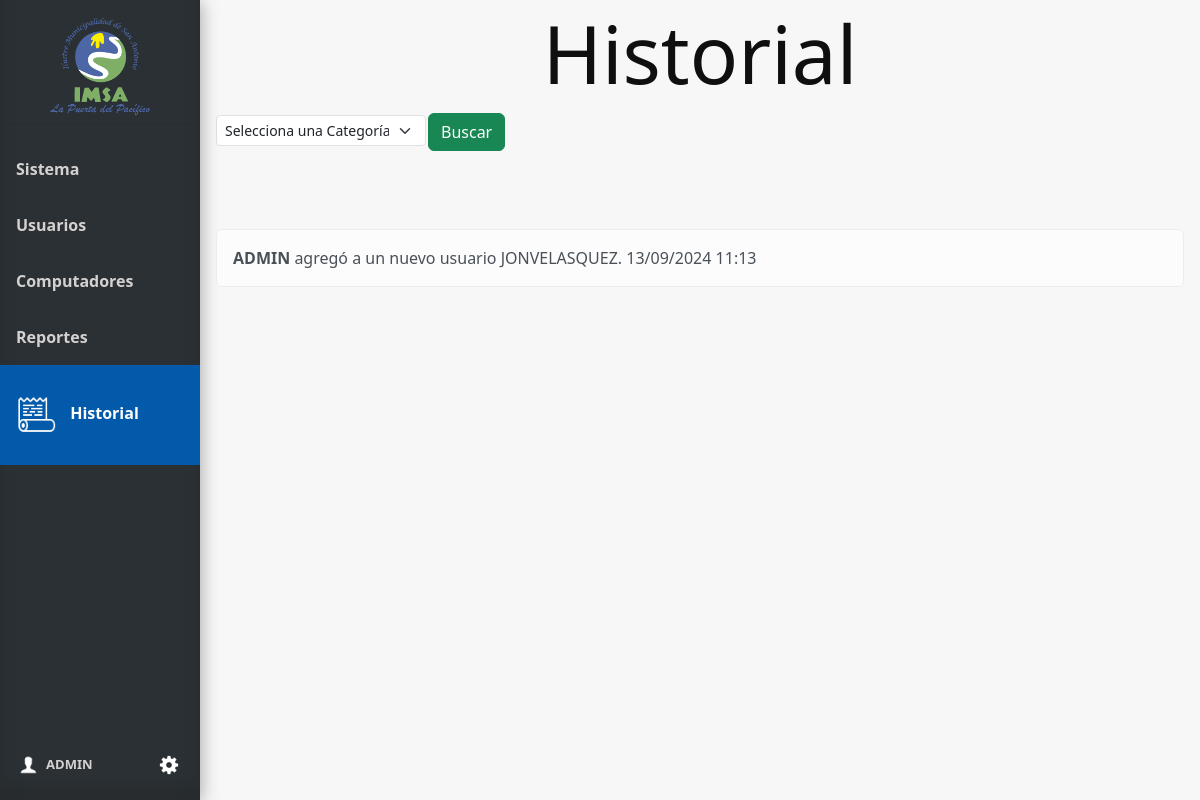
/historial (signed in), run on an earlier commit of the app's database.
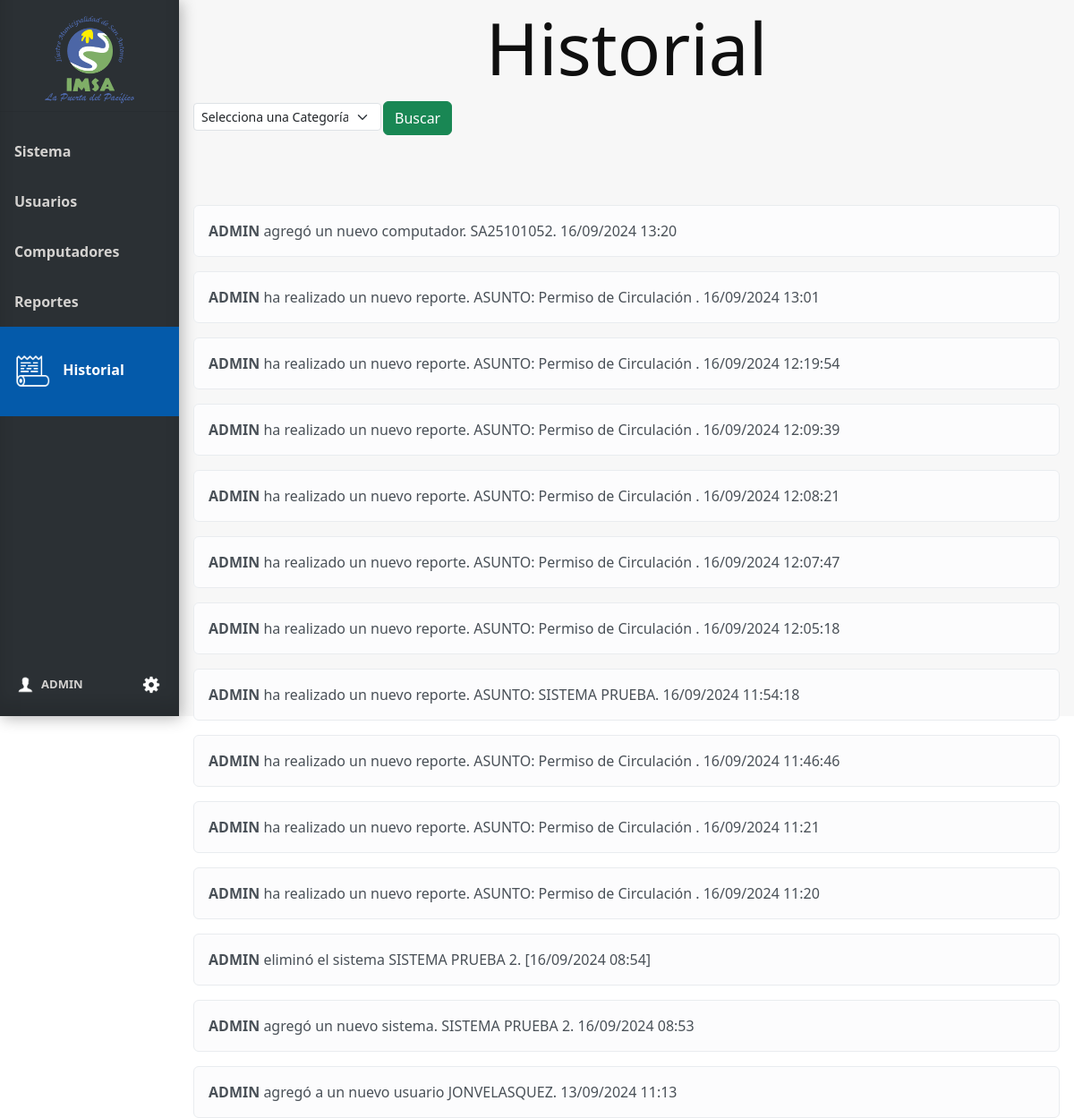
And on a later commit of the database.
### tables this page shows
CREATE TABLE Usuario (
    Id_usuario INTEGER PRIMARY KEY AUTOINCREMENT,
    Nombre_user VARCHAR(100),
    Email VARCHAR(100),
    Psw VARCHAR(100)
);

CREATE TABLE Historial (
    Id_historial INTEGER PRIMARY KEY AUTOINCREMENT,
    usuario_historial VARCHAR(100),
    descripcion VARCHAR(100),
    fecha VARCHAR(100),
    id_categoria INTEGER,
    FOREIGN KEY (id_categoria) REFERENCES Categoria_Historial(id_categoria)
);

### app.py (the view, shortened to what this page needs)
@app.route('/historial', methods=['GET'])
@login_required
def historial():
    conn = get_db_connection()
    try:
        categoria_id = request.args.get('categoria')
        categorias = conn.execute("SELECT * FROM Categoria_historial").fetchall()
        registros = conn.execute("SELECT * FROM Historial ORDER BY fecha DESC").fetchall()
        return render_template('historial.html', registros=registros, categorias=categorias,  user=current_user)
    except Exception as e:
        flash(f"Error: {str(e)}", "danger")
    finally:
        conn.close()

### app.py (called while the page is built)
@login_manager.user_loader
def load_user(user_id):
    return Usuario.get_by_id(user_id)

def get_db_connection():
    conn = sqlite3.connect('database.db')
    conn.row_factory = sqlite3.Row
    return conn

### model.py (called while the page is built)
def get_db_connection():
    conn = sqlite3.connect('database.db')
    conn.row_factory = sqlite3.Row
    return conn

    @staticmethod
    def get_by_id(id_usuario):
        conn = get_db_connection()
        user_data = conn.execute('SELECT * FROM Usuario WHERE Id_usuario = ?', (id_usuario,)).fetchone()
        conn.close()
        if user_data:
            return Usuario(user_data['Id_usuario'], user_data['Nombre_user'], user_data['Email'], user_data['psw'])
        return None

### templates/historial.html (shortened to what this page needs)
{% extends 'base.html' %}
{% block content %}
<h1 class="block-effect" style="--td:0.3s">
    <div class="block-reveal" style="--bc: #2b3034; --d: 0.5s">Historial</div>
</h1>
<div class="head">
    <form method="get" action="{{ url_for('historial') }}" id="filtro-form">
        <div class="doble-filtro-sistema">
            <div>
                <div class="filtro">
                    <select class="form-select form-select-sm" name="categoria" aria-label="Selecciona una Categoría">
                        <option value="">Selecciona una Categoría</option>
                    </select>
                </div>
            </div>
            <button class="btn btn-success" type="button" id="filtro-boton">Buscar</button>
        </div>
    </form>
</div>
{% if registros or historial_data %}
<div class="mt-3">
    {% for registro in (registros or historial_data) %}
    <div class="alert alert-light" role="alert">
        <strong>{{ registro['usuario_historial'] }}</strong> {{ registro['descripcion'] }}
    </div>
    {% endfor %}
</div>
{% else %}
<div class="alert alert-danger" role="alert">
    No existen registros.
</div>
{% endif %}
{% endblock %}

### templates/base.html (shortened to what this page needs)
<!doctype html>
<html lang="es">
<head>
  <link rel="stylesheet" href="{{ url_for('static', filename='css/style_base.css') }}">
  <link href="https://cdn.jsdelivr.net/npm/bootstrap@5.3.3/dist/css/bootstrap.min.css" rel="stylesheet"
>
</head>
<body>
  <div class="sidebar" style="display: flex; flex-direction: column; height: 100vh;">
    <div class="tituloMenu">
      <img src="{{ url_for('static', filename='img/logo.png') }}" alt="Logo-IMSA" width="100px">
    </div>
    <hr>
    <a href="{{ url_for('index') }}" class="slide_right {% if request.endpoint == 'index' %}active{% endif %}">
      <b>Sistema</b>
    </a>
    <a href="{{ url_for('usuarios') }}" class="slide_right {% if request.endpoint == 'usuarios' %}active{% endif %}">
      <b>Usuarios</b>
    </a>
    <a href="{{ url_for('computadores') }}"
      class="slide_right {% if request.endpoint == 'computadores' %}active{% endif %}">
      <b>Computadores</b>
    </a>
    <a href="{{ url_for('reportes') }}" class="slide_right {% if request.endpoint == 'reportes' %}active{% endif %}">
      <b>Reportes</b>
    </a>
    <a href="{{ url_for('historial') }}" class="slide_right {% if request.endpoint == 'historial' %}active{% endif %}">
      <img id="icon-historial" class="menu-icon {% if request.endpoint == 'historial' %}show{% endif %}"
        src="{{ url_for('static', filename='img/icon-historial.png') }}" alt="icon-documentos">
      <b>Historial</b>
    </a>
    <div class="menuAbajo">
      <div class="bodyCuenta">
        <a href="{{ url_for('logout') }}" id="cuenta">
          <img src="{{ url_for('static', filename='img/icon-usuario.png') }}" alt="" width="20px"><b style="font-size: small;">{{ user.nombre_usuario}}</b>
        </a>
      </div>
      <div class="ajustes">
        <a href="{{ url_for('ajustes') }}"> <img id="icon-ajuste" src="{{ url_for('static', filename='img/icon-ajuste.png') }}" alt="logoAjuste"></a>
      </div>
    </div>
  </div>
  <div class="content">
    {% block content %}
    {% endblock %}
  </div>
</body>
</html>

### static/css/style_base.css (style rules this page uses)
body { margin: 0; font-family: "Lato", sans-serif; background-color: #2b3034; height: 100vh; }
.content { background-color: #f7f7f7; height: 100vh; }
*, *::before, *::after { margin: 0; padding: 0; box-sizing: border-box; }
body { font-family: -apple-system, BlinkMacSystemFont, 'Segoe UI', Roboto, Oxygen, Ubuntu, Cantarell, 'Open Sans', 'Helvetica Neue', sans-serif; }
.block-effect { font-size: calc(8px + 6vw); }
.block-reveal { --t: calc(var(--td) + var(--d)); color: transparent; padding: 4px; position: relative; overflow: hidden; animation: revealBlock 0s var(--t) forwards; }
.block-reveal::after { content: ''; width: 0%; height: 100%; padding-bottom: 4px; position: absolute; top: 0; left: 0; background: var(--bc); animation: revealingIn var(--td) var(--d) forwards, revealingOut var(--td) var(--t) forwards; }
h1 { text-align: center; }
.tituloMenu { display: flex; flex-direction: column; margin-top: 10px; margin-bottom: 10px; align-items: center; height: 11%; }
.sidebar { margin: 0; padding: 0; width: 200px; background-color: #2b3034; position: fixed; height: 100%; overflow: auto; box-shadow: inset 0 -1em 1em rgba(0, 0, 0, 0.1), 0.1em 0.1em 1em rgba(0, 0, 0, 0.3); }
.sidebar > a { display: flex; align-items: center; color: #d4d2d0; padding: 16px; text-decoration: none; display: inline-block; cursor: pointer; box-shadow: inset 0 0 0 0 #00213e; -webkit-transition: ease-out 0.4s; -moz-transition: ease-out 0.4s; transition: ease-out 0.4s; }
.sidebar > a.active { background-color: #045aaa; color: white; padding-top: 15%; padding-bottom: 15%; }
div.content { margin-left: 200px; padding: 1px 16px; height: 100%; }
.menu-icon { display: none; width: 40px; margin-right: 10px; }
.sidebar a.active .menu-icon, .sidebar a:hover .menu-icon { display: inline-block; }
.menuAbajo { display: flex; margin-top: auto; color: #d4d2d0; padding: 16px 16px 25px 16px; justify-content: space-around; }
.menuAbajo a { color: #d4d2d0; text-decoration: none; cursor: pointer; }
.bodyCuenta { width: 80%; display: flex; justify-content: start; align-content: center; }
#cuenta { display: flex; justify-content: start; margin-top: auto; }
#cuenta img { margin-right: 8px; }
.ajustes { width: 15%; display: flex; justify-content: center; align-content: center; }
#icon-ajuste { width: 20px; }
.head { height: 100px; }
.filtro { margin-top: 1%; padding-right: 1%; display: flex; flex-direction: row; width: 100%; }
#filtro-form { width: 100%; }
.doble-filtro-sistema { width: 100%; display: flex; flex-direction: row; }

What changed in the data, as far as the page shows it:
added Historial: usuario_historial "ADMIN", descripcion "agregó un nuevo computador. SA25101052. 16/09/2024 13:20"
added Historial: usuario_historial "ADMIN", descripcion "ha realizado un nuevo reporte. ASUNTO: Permiso de Circulación . 16/09/2024 13:01"
added Historial: usuario_historial "ADMIN", descripcion "ha realizado un nuevo reporte. ASUNTO: Permiso de Circulación . 16/09/2024 12:19:54"
added Historial: usuario_historial "ADMIN", descripcion "ha realizado un nuevo reporte. ASUNTO: Permiso de Circulación . 16/09/2024 12:09:39"
added Historial: usuario_historial "ADMIN", descripcion "ha realizado un nuevo reporte. ASUNTO: Permiso de Circulación . 16/09/2024 12:08:21"
added Historial: usuario_historial "ADMIN", descripcion "ha realizado un nuevo reporte. ASUNTO: Permiso de Circulación . 16/09/2024 12:07:47"
added Historial: usuario_historial "ADMIN", descripcion "ha realizado un nuevo reporte. ASUNTO: Permiso de Circulación . 16/09/2024 12:05:18"
added Historial: usuario_historial "ADMIN", descripcion "ha realizado un nuevo reporte. ASUNTO: SISTEMA PRUEBA. 16/09/2024 11:54:18"
added Historial: usuario_historial "ADMIN", descripcion "ha realizado un nuevo reporte. ASUNTO: Permiso de Circulación . 16/09/2024 11:46:46"
added Historial: usuario_historial "ADMIN", descripcion "ha realizado un nuevo reporte. ASUNTO: Permiso de Circulación . 16/09/2024 11:21"
added Historial: usuario_historial "ADMIN", descripcion "ha realizado un nuevo reporte. ASUNTO: Permiso de Circulación . 16/09/2024 11:20"
added Historial: usuario_historial "ADMIN", descripcion "eliminó el sistema SISTEMA PRUEBA 2. [16/09/2024 08:54]"
added Historial: usuario_historial "ADMIN", descripcion "agregó un nuevo sistema. SISTEMA PRUEBA 2. 16/09/2024 08:53"
